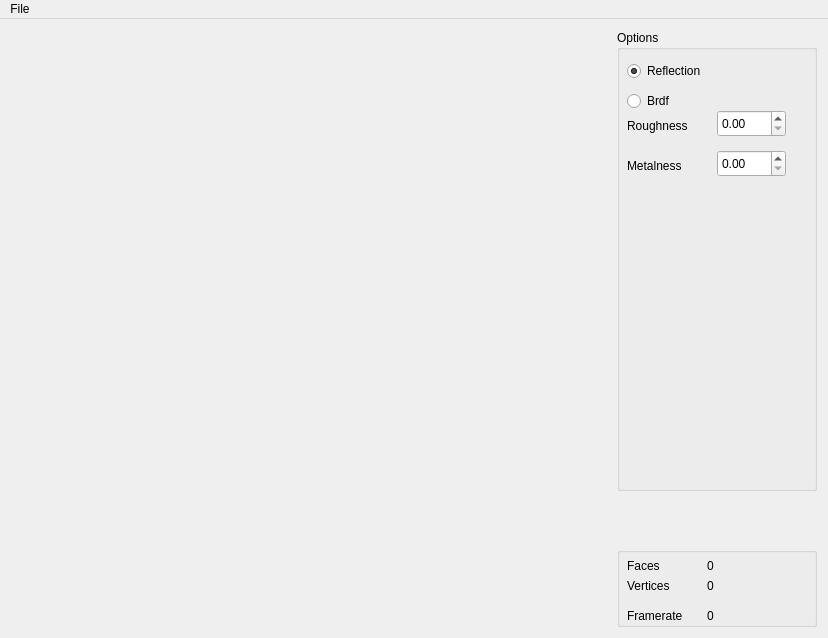
<?xml version="1.0" encoding="UTF-8"?>
<ui version="4.0">
 <class>MainWindow</class>
 <widget class="QMainWindow" name="MainWindow">
  <property name="geometry">
   <rect>
    <x>0</x>
    <y>0</y>
    <width>828</width>
    <height>638</height>
   </rect>
  </property>
  <property name="minimumSize">
   <size>
    <width>827</width>
    <height>618</height>
   </size>
  </property>
  <property name="baseSize">
   <size>
    <width>600</width>
    <height>600</height>
   </size>
  </property>
  <property name="windowTitle">
   <string>MainWindow</string>
  </property>
  <widget class="QWidget" name="Widget">
   <property name="minimumSize">
    <size>
     <width>827</width>
     <height>0</height>
    </size>
   </property>
   <property name="baseSize">
    <size>
     <width>600</width>
     <height>600</height>
    </size>
   </property>
   <layout class="QHBoxLayout" name="horizontalLayout">
    <item>
     <widget class="GLWidget" name="glwidget" native="true">
      <property name="minimumSize">
       <size>
        <width>600</width>
        <height>600</height>
       </size>
      </property>
      <property name="maximumSize">
       <size>
        <width>16777215</width>
        <height>16777215</height>
       </size>
      </property>
      <property name="baseSize">
       <size>
        <width>600</width>
        <height>600</height>
       </size>
      </property>
     </widget>
    </item>
    <item>
     <layout class="QVBoxLayout" name="Configuration">
      <item>
       <widget class="QGroupBox" name="TreeOptions">
        <property name="minimumSize">
         <size>
          <width>200</width>
          <height>0</height>
         </size>
        </property>
        <property name="maximumSize">
         <size>
          <width>200</width>
          <height>16777215</height>
         </size>
        </property>
        <property name="title">
         <string>Options</string>
        </property>
        <widget class="QRadioButton" name="radio_reflection">
         <property name="geometry">
          <rect>
           <x>10</x>
           <y>30</y>
           <width>117</width>
           <height>22</height>
          </rect>
         </property>
         <property name="text">
          <string>Reflection</string>
         </property>
         <property name="checked">
          <bool>true</bool>
         </property>
        </widget>
        <widget class="QRadioButton" name="radio_brdf">
         <property name="geometry">
          <rect>
           <x>10</x>
           <y>60</y>
           <width>117</width>
           <height>22</height>
          </rect>
         </property>
         <property name="text">
          <string>Brdf</string>
         </property>
        </widget>
        <widget class="QDoubleSpinBox" name="spin_f0r">
         <property name="geometry">
          <rect>
           <x>100</x>
           <y>80</y>
           <width>69</width>
           <height>27</height>
          </rect>
         </property>
         <property name="maximum">
          <double>1.000000000000000</double>
         </property>
         <property name="singleStep">
          <double>0.050000000000000</double>
         </property>
         <property name="value">
          <double>0.000000000000000</double>
         </property>
        </widget>
        <widget class="QDoubleSpinBox" name="spin_f0g">
         <property name="geometry">
          <rect>
           <x>100</x>
           <y>120</y>
           <width>69</width>
           <height>27</height>
          </rect>
         </property>
         <property name="maximum">
          <double>1.000000000000000</double>
         </property>
         <property name="singleStep">
          <double>0.050000000000000</double>
         </property>
         <property name="value">
          <double>0.000000000000000</double>
         </property>
        </widget>
        
        <widget class="QLabel" name="label">
         <property name="geometry">
          <rect>
           <x>10</x>
           <y>80</y>
           <width>82</width>
           <height>31</height>
          </rect>
         </property>
         <property name="text">
          <string>Roughness</string>
         </property>
        </widget>
        <widget class="QLabel" name="label_2">
         <property name="geometry">
          <rect>
           <x>10</x>
           <y>120</y>
           <width>82</width>
           <height>31</height>
          </rect>
         </property>
         <property name="text">
          <string>Metalness</string>
         </property>
        </widget>
        
       </widget>
      </item>
      <item>
       <spacer name="Spacer">
        <property name="orientation">
         <enum>Qt::Vertical</enum>
        </property>
        <property name="sizeType">
         <enum>QSizePolicy::Maximum</enum>
        </property>
        <property name="sizeHint" stdset="0">
         <size>
          <width>50</width>
          <height>50</height>
         </size>
        </property>
       </spacer>
      </item>
      <item>
       <widget class="QGroupBox" name="RenderOptions">
        <property name="sizePolicy">
         <sizepolicy hsizetype="Minimum" vsizetype="Minimum">
          <horstretch>0</horstretch>
          <verstretch>0</verstretch>
         </sizepolicy>
        </property>
        <property name="maximumSize">
         <size>
          <width>200</width>
          <height>80</height>
         </size>
        </property>
        <property name="baseSize">
         <size>
          <width>0</width>
          <height>100</height>
         </size>
        </property>
        <property name="title">
         <string/>
        </property>
        <widget class="QLabel" name="Label_NumFaces">
         <property name="geometry">
          <rect>
           <x>90</x>
           <y>10</y>
           <width>91</width>
           <height>17</height>
          </rect>
         </property>
         <property name="text">
          <string>0</string>
         </property>
        </widget>
        <widget class="QLabel" name="Label_Faces">
         <property name="geometry">
          <rect>
           <x>10</x>
           <y>10</y>
           <width>67</width>
           <height>17</height>
          </rect>
         </property>
         <property name="text">
          <string>Faces</string>
         </property>
        </widget>
        <widget class="QLabel" name="Label_Vertices">
         <property name="geometry">
          <rect>
           <x>10</x>
           <y>30</y>
           <width>67</width>
           <height>17</height>
          </rect>
         </property>
         <property name="text">
          <string>Vertices</string>
         </property>
        </widget>
        <widget class="QLabel" name="Label_NumVertices">
         <property name="geometry">
          <rect>
           <x>90</x>
           <y>30</y>
           <width>91</width>
           <height>17</height>
          </rect>
         </property>
         <property name="text">
          <string>0</string>
         </property>
        </widget>
        <widget class="QLabel" name="Label_Framerate">
         <property name="geometry">
          <rect>
           <x>10</x>
           <y>60</y>
           <width>71</width>
           <height>17</height>
          </rect>
         </property>
         <property name="text">
          <string>Framerate</string>
         </property>
        </widget>
        <widget class="QLabel" name="Label_NumFramerate">
         <property name="geometry">
          <rect>
           <x>90</x>
           <y>60</y>
           <width>91</width>
           <height>17</height>
          </rect>
         </property>
         <property name="text">
          <string>0</string>
         </property>
        </widget>
       </widget>
      </item>
     </layout>
    </item>
   </layout>
  </widget>
  <widget class="QMenuBar" name="menuBar">
   <property name="geometry">
    <rect>
     <x>0</x>
     <y>0</y>
     <width>828</width>
     <height>25</height>
    </rect>
   </property>
   <widget class="QMenu" name="menuFile">
    <property name="title">
     <string>File</string>
    </property>
    <addaction name="actionQuit"/>
    <addaction name="actionLoad"/>
    <addaction name="actionLoad_Specular"/>
   </widget>
   <addaction name="menuFile"/>
  </widget>
  <action name="actionQuit">
   <property name="text">
    <string>Quit</string>
   </property>
  </action>
  <action name="actionLoad">
   <property name="text">
    <string>Load Model</string>
   </property>
  </action>
  <action name="actionLoad_Specular">
   <property name="text">
    <string>Load Cubemap</string>
   </property>
  </action>
 </widget>
 <layoutdefault spacing="6" margin="11"/>
 <customwidgets>
  <customwidget>
   <class>GLWidget</class>
   <extends>QWidget</extends>
   <header>glwidget.h</header>
   <container>1</container>
   <slots>
    <signal>SetFaces(QString)</signal>
    <signal>SetVertices(QString)</signal>
    <signal>SetFramerate(QString)</signal>
    <slot>SetReflection(bool)</slot>
    <slot>SetBRDF(bool)</slot>
    <slot>SetRoughness(double)</slot>
    <slot>SetMetalness(double)</slot>
   </slots>
  </customwidget>
 </customwidgets>
 <resources/>
 <connections>
  <connection>
   <sender>glwidget</sender>
   <signal>SetFaces(QString)</signal>
   <receiver>Label_NumFaces</receiver>
   <slot>setText(QString)</slot>
   <hints>
    <hint type="sourcelabel">
     <x>569</x>
     <y>566</y>
    </hint>
    <hint type="destinationlabel">
     <x>796</x>
     <y>566</y>
    </hint>
   </hints>
  </connection>
  <connection>
   <sender>glwidget</sender>
   <signal>SetVertices(QString)</signal>
   <receiver>Label_NumVertices</receiver>
   <slot>setText(QString)</slot>
   <hints>
    <hint type="sourcelabel">
     <x>593</x>
     <y>587</y>
    </hint>
    <hint type="destinationlabel">
     <x>796</x>
     <y>587</y>
    </hint>
   </hints>
  </connection>
  <connection>
   <sender>glwidget</sender>
   <signal>SetFramerate(QString)</signal>
   <receiver>Label_NumFramerate</receiver>
   <slot>setText(QString)</slot>
   <hints>
    <hint type="sourcelabel">
     <x>607</x>
     <y>623</y>
    </hint>
    <hint type="destinationlabel">
     <x>760</x>
     <y>617</y>
    </hint>
   </hints>
  </connection>
  <connection>
   <sender>radio_reflection</sender>
   <signal>clicked(bool)</signal>
   <receiver>glwidget</receiver>
   <slot>SetReflection(bool)</slot>
   <hints>
    <hint type="sourcelabel">
     <x>646</x>
     <y>80</y>
    </hint>
    <hint type="destinationlabel">
     <x>434</x>
     <y>75</y>
    </hint>
   </hints>
  </connection>
  <connection>
   <sender>radio_brdf</sender>
   <signal>clicked(bool)</signal>
   <receiver>glwidget</receiver>
   <slot>SetBRDF(bool)</slot>
   <hints>
    <hint type="sourcelabel">
     <x>638</x>
     <y>107</y>
    </hint>
    <hint type="destinationlabel">
     <x>539</x>
     <y>106</y>
    </hint>
   </hints>
  </connection>
  <connection>
   <sender>spin_f0r</sender>
   <signal>valueChanged(double)</signal>
   <receiver>glwidget</receiver>
   <slot>SetRoughness(double)</slot>
   <hints>
    <hint type="sourcelabel">
     <x>744</x>
     <y>211</y>
    </hint>
    <hint type="destinationlabel">
     <x>520</x>
     <y>207</y>
    </hint>
   </hints>
  </connection>
  <connection>
   <sender>spin_f0g</sender>
   <signal>valueChanged(double)</signal>
   <receiver>glwidget</receiver>
   <slot>SetMetalness(double)</slot>
   <hints>
    <hint type="sourcelabel">
     <x>709</x>
     <y>169</y>
    </hint>
    <hint type="destinationlabel">
     <x>559</x>
     <y>165</y>
    </hint>
   </hints>
  </connection>

 </connections>
 <slots>
  <signal>updated_plane(double,double,double,double,bool)</signal>
  <slot>toggle_transfer_function_dialog()</slot>
 </slots>
</ui>
